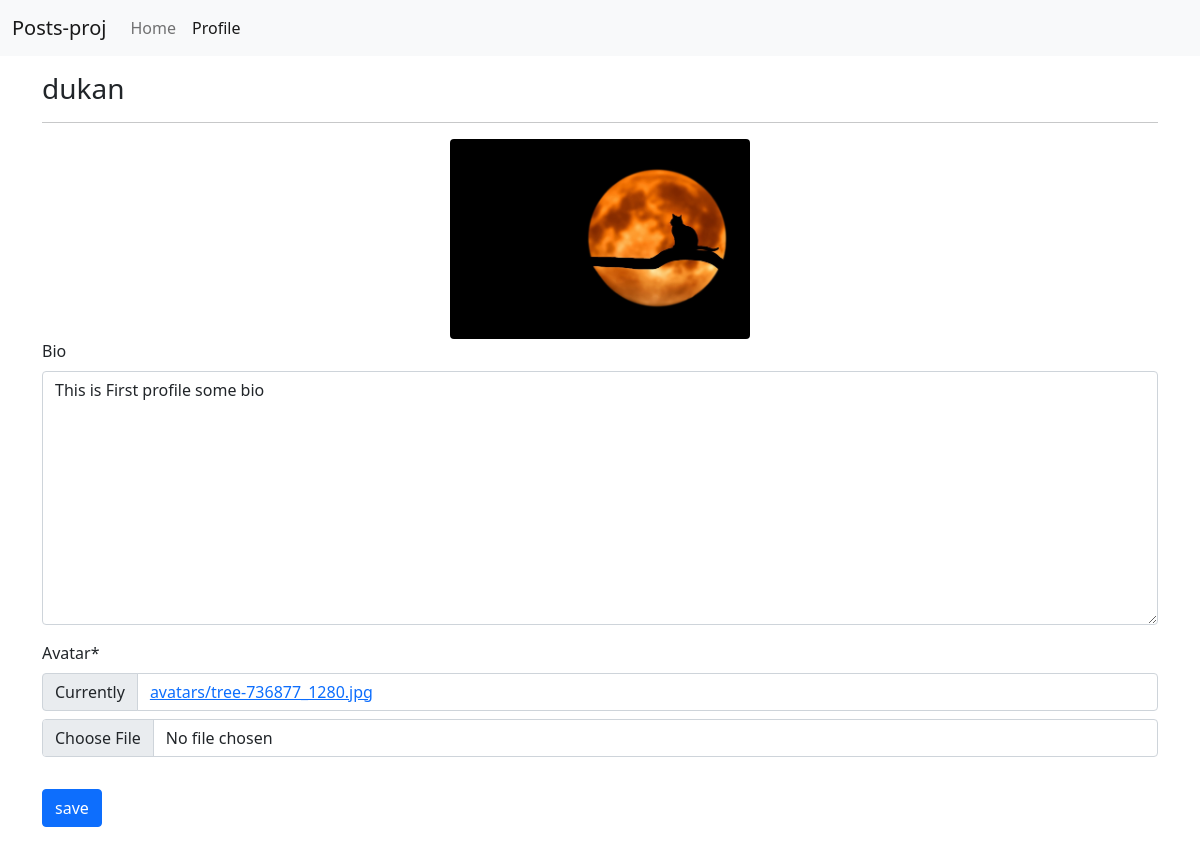
The page /profiles/my/ (signed in) on the database its author committed.
### profiles/models.py (models this page shows, shortened)
class Profile(models.Model):
    user = models.OneToOneField(User, on_delete=models.CASCADE)
    bio = models.TextField(blank=True)
    avatar = models.ImageField(default = 'avatar.png', upload_to='avatars')
    updated = models.DateTimeField(auto_now=True)
    created = models.DateTimeField(auto_now_add=True)

### profiles/views.py (the view, shortened to what this page needs)
# urls.py: path('my/',my_profile_view, name='my-profile'),
@login_required
def my_profile_view(request):
    obj = Profile.objects.get(user = request.user)
    form = ProfileForm(request.POST or None, request.FILES or None, instance=obj)
    context = {
        'obj':obj,
        'form':form,
    }
    return render(request, 'profiles/main.html', context)

### profiles/forms.py
class ProfileForm(forms.ModelForm):
    class Meta:
        model = Profile
        fields = ('bio', 'avatar',)

### profiles/templates/profiles/main.html (shortened to what this page needs)
{% extends "base.html" %}
{% load static %}
{% load crispy_forms_tags %}
{% block content %}
    <h3>{{obj.user}}</h3>
    <hr>
    <div class="text-center" id="avatar-box">
        <img src="{{obj.avatar.url}}" class="rounded" height="200px" width="auto" alt="{{obj.user.username}}">
    </div>
    <form id="profile-form" >
        {{form|crispy}}
        <button type="submit" class="btn btn-primary mt-3">save</button>
    </form>
{% endblock content %}

### rows shown on the page
Profile: user "dukan", avatar (picture), bio "This is First profile some bio"
